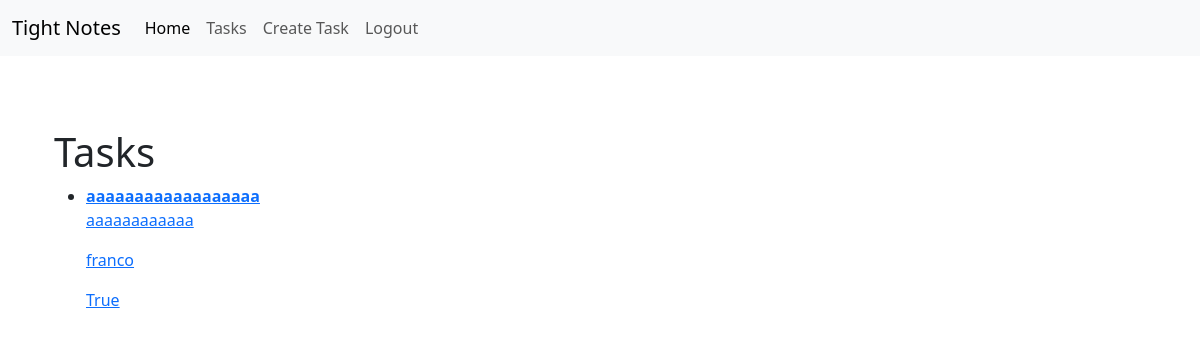
/tasks/ (signed in), run on an earlier commit of the app's database.
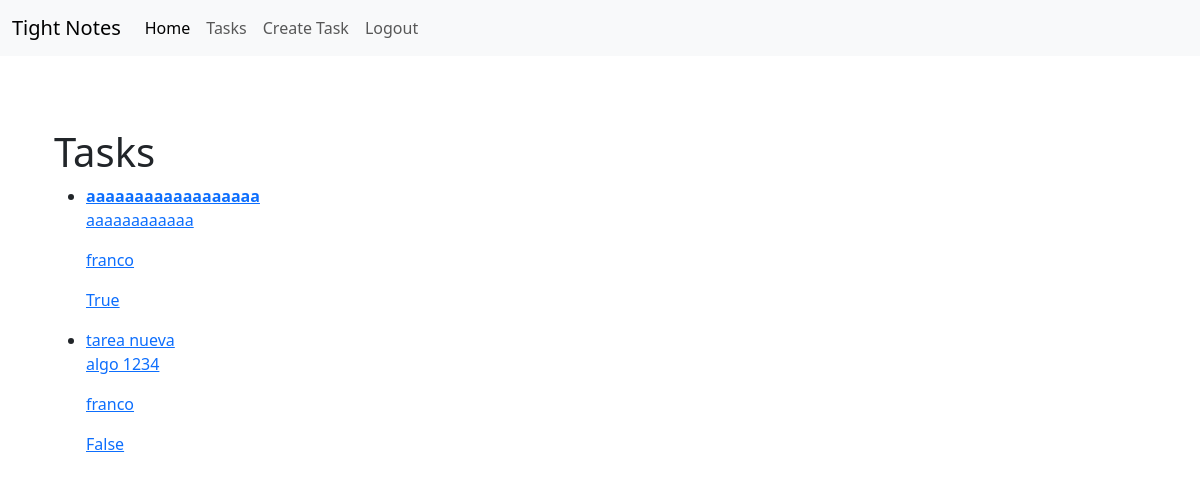
And on a later commit of the database.
### tasks/models.py (models this page shows, shortened)
class Task(models.Model):
    title = models.CharField(max_length=120)
    description = models.TextField(blank=True)
    created = models.DateTimeField(auto_now_add=True)
    datecompleted= models.DateTimeField(null=True)
    important = models.BooleanField(default=False, blank=True)
    user = models.ForeignKey(User, on_delete=models.CASCADE)

### tasks/views.py (the view)
# urls.py: path("tasks/", views.tasks, name="tasks"),
def tasks(request):
    tasks = Task.objects.filter(user=request.user, datecompleted__isnull=True)
    return render(request, "tasks.html", {
        'tasks': tasks,
    })

### tasks/templates/tasks.html
{% extends 'layout.html' %}
{% block content %}
<h1>Tasks</h1>
<ul>
    {% for task in tasks %}
    <li>
        <a href="{% url 'task_detail' task.id %}">
            {% if task.important %}
            <strong>
                {{task.title}}
            </strong>
            {% else %}
            {{task.title}}
            {% endif %}
            <p>{{task.description}}</p>
            <p>{{task.user.username}}</p>
            <p>{{task.important}}</p>
        </a>
    </li>
    {% endfor %}
</ul>
{% endblock %}

### tasks/templates/layout.html (shortened to what this page needs)
<!DOCTYPE html>
<html lang="en">
<head>
    <link href="https://cdn.jsdelivr.net/npm/bootstrap@5.3.0/dist/css/bootstrap.min.css" rel="stylesheet"
>
    <link rel="stylesheet" href="https://cdn.jsdelivr.net/npm/bootstrap-icons@1.10.5/font/bootstrap-icons.css">
</head>
<body>
    {% include 'partials/_navbar.html' %}
    <div class="container p-4 mt-5">
        {% block content %}
        {% endblock %}
    </div>
</body>
</html>

### tasks/templates/partials/_navbar.html (shortened to what this page needs)
<nav class="navbar navbar-expand-lg bg-body-tertiary">
    <div class="container-fluid">
        <a class="navbar-brand" href="/">Tight Notes</a>
        <div class="collapse navbar-collapse" id="navbarNav">
            <ul class="navbar-nav">
                <li class="nav-item">
                    <a class="nav-link active" aria-current="page" href="/">Home</a>
                </li>
                {% if request.user.is_authenticated %}
                <li class="nav-item">
                    <a class="nav-link" href="/tasks">Tasks</a>
                </li>
                <li class="nav-item">
                    <a class="nav-link" href="/tasks/create/">Create Task</a>
                </li>
                <li class="nav-item">
                    <a class="nav-link" href="/logout">Logout</a>
                </li>
                {% endif %}
            </ul>
        </div>
    </div>
</nav>

What changed in the data, as far as the page shows it:
added Task: title "tarea nueva", description "algo 1234", user.username "franco", important "False"
